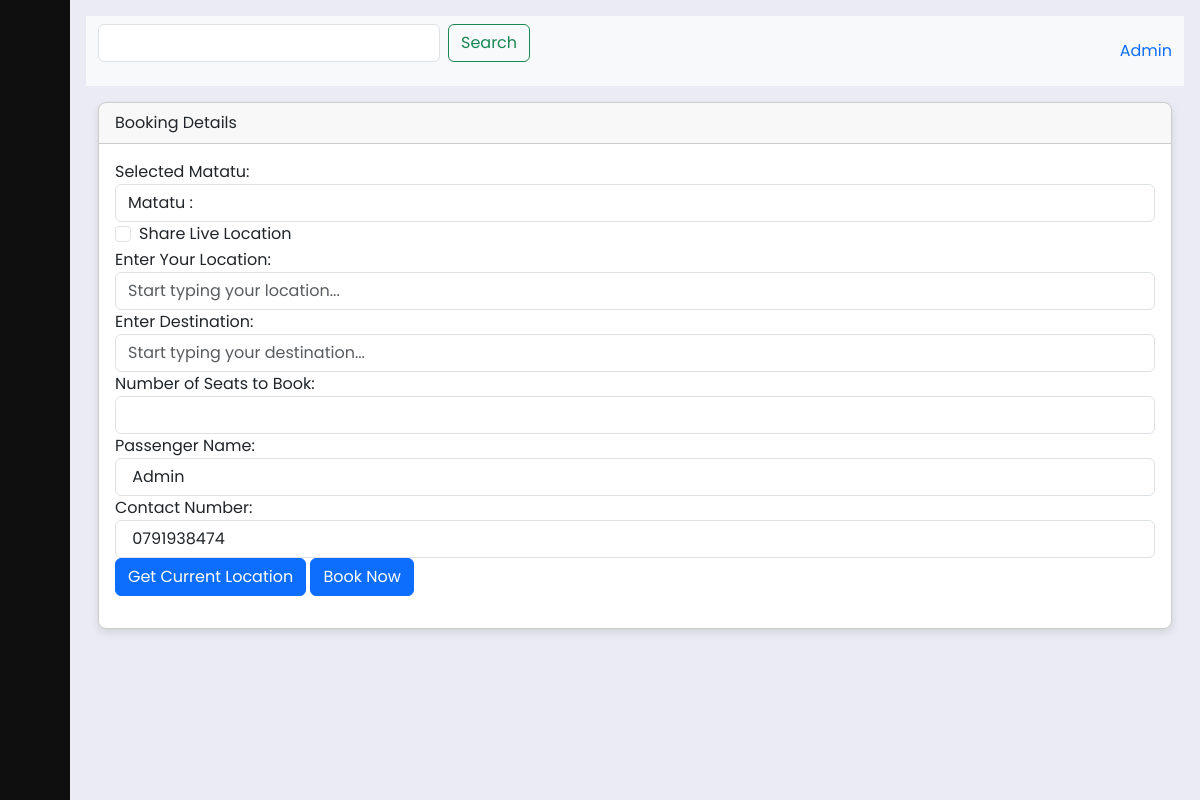
Page /Book.php (signed in) on the committed database.
### tables this page shows
CREATE TABLE `users` (
  `User_ID` int(11) NOT NULL,
  `User_Name` varchar(255) NOT NULL,
  `User_Email` varchar(255) DEFAULT NULL,
  `User_Password_Hash` varchar(255) DEFAULT NULL,
  `User_Phone_Number` varchar(20) DEFAULT NULL,
  `User_Gender` varchar(10) DEFAULT NULL,
  `User_Role` varchar(20) DEFAULT 'user'
);

### Book.php (the view, shortened to what this page needs)
<?php
include 'conn.php';
$username = "";
$userNumber = "";
function getUserInfoIfLoggedIn($conn) {
    if (isset($_SESSION["loggedin"]) && $_SESSION["loggedin"] === true) {
        $userId = $_SESSION["User_ID"];
        $query = "SELECT * FROM users WHERE User_ID = '$userId'";
        $result = $conn->query($query);
        if ($result && $result->num_rows > 0) {
            $userInformation = $result->fetch_assoc();
            $username = $userInformation['User_Name'];
            $userNumber = $userInformation['User_Phone_Number'];
        } else {
            echo "User not found.";
        }
    } else {
      header("Location: user_login.php");
    }
}
getUserInfoIfLoggedIn($conn);
?>
<html lang="en">
  <head>
    <link href="https://cdn.jsdelivr.net/npm/bootstrap@5.3.0-alpha3/dist/css/bootstrap.min.css" rel="stylesheet">
    <link rel="stylesheet" href="https://cdn.lineicons.com/4.0/lineicons.css" />
    <link rel="stylesheet" href="style.css">
  </head>
  <body>
    <div class="wrapper">
        <aside id="sidebar">
            <div class="d-flex">
                <button class="toggle-btn" type="button">
                </button>
            </div>
            <ul class="sidebar-nav">
                <li class="sidebar-item">
                    <a href="Home.php" class="sidebar-link">
                    </a>
                </li>
                <li class="sidebar-item">
                    <a href="Book_A_Ride.php" class="sidebar-link">
                    </a>
                </li>
                <li class="sidebar-item">
                    <a href="#" class="sidebar-link collapsed has-dropdown" data-bs-toggle="collapse"
                        data-bs-target="#auth" aria-expanded="false" aria-controls="auth">
                    </a>
                </li>
                <li class="sidebar-item">
                    <a href="select_sacco_book.php" class="sidebar-link collapsed has-dropdown" data-bs-toggle="collapse"
                        data-bs-target="#multi" aria-expanded="false" aria-controls="multi">
                    </a>
                </li>
                <li class="sidebar-item">
                    <a href="select_sacco_book.php" class="sidebar-link">
                    </a>
                </li>
                <li class="sidebar-item">
                    <a href="rental_success.php" class="sidebar-link">
                    </a>
                </li>
            </ul>
            <div class="sidebar-footer">
                <a href="logout.php" class="sidebar-link">
                </a>
            </div>
        </aside>
    <div class="main p-3">
    <nav class="navbar bg-body-tertiary">
      <div class="container-fluid">
        <form class="d-flex" role="search">
          <input class="form-control me-2" type="search"  aria-label="Search">
          <button class="btn btn-outline-success" type="submit">Search</button>
        </form>
        <a class="user" href="#"> <i class="lni lni-user"></i>
          <span><?php echo $username; ?></span>
        </a>
      </div>
    </nav>
<div class="container mt-3">
        <div class="card">
          <div class="card-header">
                Booking Details
            </div>
            <div class="card-body">
    <form action="process_booking.php" method="post">
    <div class="form-group">
    <label for="matatuSelect">Selected Matatu:</label>
            <select class="form-control" id="matatuSelect" name="matatuSelect">
        </select>
    </div>
        <div class="form-group form-check">
            <input type="checkbox" class="form-check-input" id="shareLocation" name="shareLocation">
            <label class="form-check-label" for="shareLocation">Share Live Location</label>
        </div>
        <div id="locationInputs">
            <div class="form-group">
                <label for="locationInput">Enter Your Location:</label>
                <input type="text" class="form-control" id="locationInput" name="locationInput" placeholder="Start typing your location...">
            </div>
            <div class="form-group">
                <label for="destinationInput">Enter Destination:</label>
                <input type="text" class="form-control" id="location-input" name="destinationInput" placeholder="Start typing your destination...">
            </div>
        </div>
        <div class="form-group">
            <label for="numSeats">Number of Seats to Book:</label>
            <input type="number" class="form-control" id="numSeats" name="numSeats" min="1" required>
        </div>
        <div class="form-group">
            <label for="passengerName">Passenger Name:</label>
            <input type="text" class="form-control" id="passengerName" name="passengerName" value=" <?php echo htmlspecialchars($username); ?>" required>
        </div>
        <div class="form-group">
            <label for="contactNumber">Contact Number:</label>
            <input type="tel" class="form-control" id="contactNumber" name="contactNumber" value=" <?php echo htmlspecialchars($userNumber); ?>" required>
        </div>
        <button type="button" class="btn btn-primary" id="getLocationBtn">Get Current Location</button>
        <button type="submit" class="btn btn-primary">Book Now</button>
    </form>
</div>
    </div>
</body>
</html>

### style.css (style rules this page uses)
a { text-decoration: none; }
li { list-style: none; }
body { font-family: 'Poppins', sans-serif; }
.wrapper { display: flex; }
.main { min-height: 100vh; width: 100%; overflow: hidden; transition: all 0.35s ease-in-out; background-color: #ebebf5; }
#sidebar { width: 70px; min-width: 70px; z-index: 1000; max-height: 100vh; overflow-y: none; transition: all .25s ease-in-out; background-color: #0f0f0f; display: flex; flex-direction: column; }
.toggle-btn { background-color: transparent; cursor: pointer; border: 0; padding: 1rem 1.5rem; }
.sidebar-nav { padding: 2rem 0; flex: 1 1 auto; }
a.sidebar-link { padding: .625rem 1.625rem; color: #FFF; display: block; font-size: 0.9rem; white-space: nowrap; border-left: 3px solid transparent; }
.sidebar-item { position: relative; }
.card { width: 100%; border: 1px solid #ccc; border-radius: 8px; box-shadow: 0 4px 8px rgba(0, 0, 0, 0.1); }

### rows in the picture
users: User_Name "Admin", passengerName "Admin", contactNumber "0791938474"
